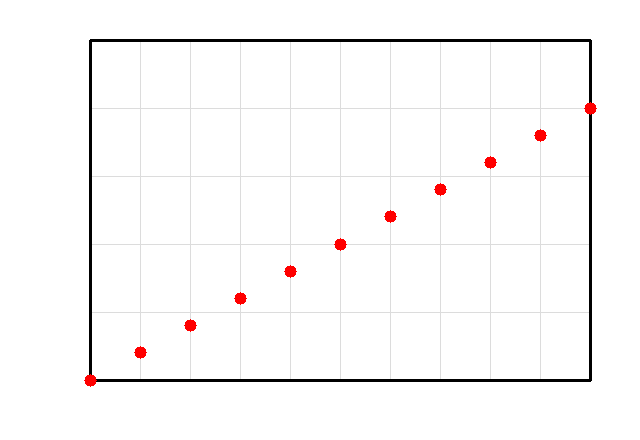
#> input picture app/figdatax_app/assets/sample/sample_scatter.png, 640 x 440 px
$ python -i core.py   (imports and definitions only)
#> lines starting #> are read from the running program, lines starting #| are printed output that depends on the picture; after the words box and inside, x2 and y2 are one past the last pixel; in counts of white or black regions, pixels touching at a corner belong together
"""FigDataX core utilities — image I/O, color helpers, and geometry detection.

This module depends ONLY on cv2 + numpy so it can be imported and used on any
Python that has OpenCV installed, without pulling in scipy or matplotlib.

Conventions used throughout FigDataX (the #1 source of mistakes):
  * OpenCV images are **BGR**, not RGB.
  * OpenCV HSV hue is in **[0, 179]** (degrees / 2), not [0, 360]. S, V are [0, 255].
  * Pixels are indexed ``img[y, x]`` (row first). Pixel y increases *downward*, so
    data-space y is inverted relative to pixel-space y.
  * ``cv2.imread`` returns ``None`` (does not raise) on a bad path — always checked.
"""

from __future__ import annotations

import importlib
import logging
import os
from typing import Optional, Tuple, Union

import cv2
import numpy as np

logger = logging.getLogger("figdatax")
# [2 lines not run here, left out]

ImageLike = Union[str, "os.PathLike[str]", np.ndarray]


# ───────────────────────────────────────────────────────────────────
#  Error hierarchy
# ───────────────────────────────────────────────────────────────────

class FigDataXError(Exception):
    """Base class for all FigDataX-raised errors."""


class InputError(FigDataXError):
    """Invalid image, path, or argument supplied by the caller."""


class CalibrationError(FigDataXError):
    """Axis calibration could not be fitted (bad points, log of <= 0, etc.)."""


class DetectionError(FigDataXError):
    """A detector could not find the requested structure in the image."""


# [11 lines left out: function _require, not called in this run]


# ───────────────────────────────────────────────────────────────────
#  Image loading / normalization
# ───────────────────────────────────────────────────────────────────

def _load_bgr(img_or_path: ImageLike) -> np.ndarray:
    """Load/normalize an image to a contiguous 8-bit **BGR** ndarray.

    Accepts a file path or an existing ndarray. Handles grayscale, RGBA/BGRA,
    and 16-bit inputs so downstream ``cv2.cvtColor(..., BGR2HSV)`` never crashes.

    Raises:
        InputError: path cannot be read, or the array has an unsupported shape.
    """
    if isinstance(img_or_path, np.ndarray):
        img = img_or_path
    else:
        path = os.fspath(img_or_path)
        img = cv2.imread(path, cv2.IMREAD_UNCHANGED)
#> img is the input picture: shape (440, 640, 3); mean B, G, R 248.8, 248.8, 249.9
        if img is None:
            raise InputError(f"Could not read image (path invalid or unsupported): {path}")

    if img.dtype != np.uint8:
        # 16-bit (or float) → scale to 8-bit.
        if np.issubdtype(img.dtype, np.integer):
            maxv = float(np.iinfo(img.dtype).max) or 255.0
            img = (img.astype(np.float64) / maxv * 255.0).round().astype(np.uint8)
        else:
            fmax = float(np.nanmax(img)) if img.size else 1.0
            scale = 255.0 / fmax if fmax > 0 else 255.0
            img = (np.nan_to_num(img) * scale).clip(0, 255).astype(np.uint8)

    if img.ndim == 2:  # grayscale
        return cv2.cvtColor(img, cv2.COLOR_GRAY2BGR)

    if img.ndim == 3:
        ch = img.shape[2]
#> ch = 3
        if ch == 3:
            return np.ascontiguousarray(img)
        if ch == 4:  # BGRA → composite over white, drop alpha
            bgr = img[:, :, :3].astype(np.float64)
            alpha = img[:, :, 3:4].astype(np.float64) / 255.0
            white = np.full_like(bgr, 255.0)
            comp = bgr * alpha + white * (1.0 - alpha)
            return np.ascontiguousarray(comp.round().astype(np.uint8))
        if ch == 1:
            return cv2.cvtColor(img[:, :, 0], cv2.COLOR_GRAY2BGR)

    raise InputError(f"Unsupported image shape {img.shape}; expected 2-D or 3-D (1/3/4 channels).")


# ───────────────────────────────────────────────────────────────────
#  Color helpers
# ───────────────────────────────────────────────────────────────────

# [51 lines left out: functions hsv_of_bgr, bgr_of_hsv, pick_color, _hsv_distance, not called in this run]


# ───────────────────────────────────────────────────────────────────
#  Plot-area / axis detection (Hough)
# ───────────────────────────────────────────────────────────────────

def _iter_hough_segments(lines):
    """Yield (x1, y1, x2, y2) from HoughLinesP output regardless of OpenCV version.

    OpenCV <5 returns shape ``(N, 1, 4)``; OpenCV >=5 returns ``(N, 4)``. Reshaping
    to ``(-1, 4)`` normalizes both. This is the fix for the crash on cv2 4.13/5.0.
    """
    if lines is None:
        return
    for x1, y1, x2, y2 in np.asarray(lines).reshape(-1, 4):
        yield int(x1), int(y1), int(x2), int(y2)


# [70 lines left out: functions _cluster_lines, auto_detect_plot_area, detect_axes_hough, not called in this run]


# ───────────────────────────────────────────────────────────────────
#  Grid removal
# ───────────────────────────────────────────────────────────────────

def remove_grid(img_or_path: ImageLike, method: str = "adaptive",
                grid_color_hsv: Optional[Tuple[int, int, int]] = None) -> np.ndarray:
    """Remove grid lines to improve color-based detection.

    Methods:
        ``"hough"``   detect straight grid lines and inpaint them.
        ``"color"``   inpaint thin runs matching ``grid_color_hsv``.
        ``"adaptive"`` Hough first, then color (if a color is given).

    Returns a cleaned BGR image (input is never mutated).
    """
    img = _load_bgr(img_or_path)
    result = img.copy()

    if method in ("hough", "adaptive"):
        gray = cv2.cvtColor(img, cv2.COLOR_BGR2GRAY)
        edges = cv2.Canny(gray, 30, 100, apertureSize=3)
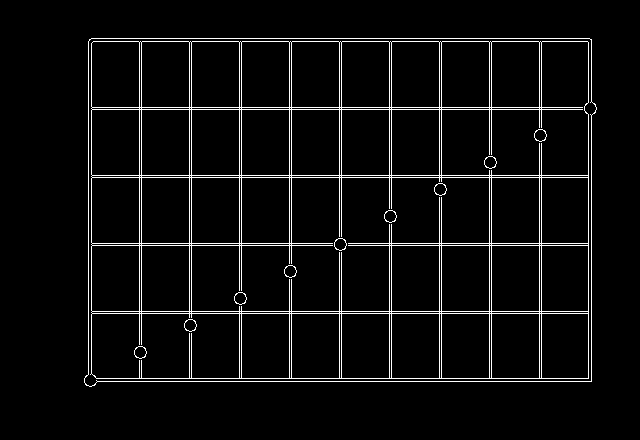
#> edges: shape (440, 640); 4.7% white in thin lines or dots, all inside (x1, y1, x2, y2) = (84, 38, 597, 387)
        lines = cv2.HoughLinesP(edges, 1, np.pi / 180, threshold=60,
                                minLineLength=50, maxLineGap=5)
#> lines = 47 rows, first 6: [96, 378, 591, 378], [88, 175, 591, 175], [88, 41, 591, 41], [88, 107, 584, 107], [88, 313, 591, 313], [88, 243, 334, 243]
        mask = np.zeros(gray.shape, dtype=np.uint8)
        drew = False
        for x1, y1, x2, y2 in _iter_hough_segments(lines):
            angle = abs(np.degrees(np.arctan2(y2 - y1, x2 - x1)))
            if angle < 3 or angle > 177 or (87 < angle < 93):
                cv2.line(mask, (x1, y1), (x2, y2), 255, 2)
                drew = True
#> this loop made 47 passes
#> (x1, y1, x2, y2, angle) on passes 1 to 12: (96, 378, 591, 378, 0), (88, 175, 591, 175, 0), (88, 41, 591, 41, 0), (88, 107, 584, 107, 0), (88, 313, 591, 313, 0), (88, 243, 334, 243, 0), (88, 311, 591, 311, 0), (97, 381, 591, 381, 0), (88, 109, 584, 109, 0), (91, 38, 589, 38, 0), (88, 245, 334, 245, 0), (88, 177, 591, 177, 0)
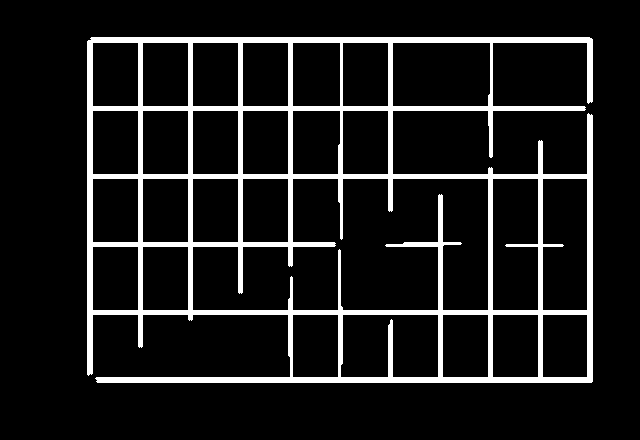
#> mask: shape (440, 640); 10.6% white; 1 white region, box (x1, y1, x2, y2) and area: (87, 37, 593, 383) 29937
        if drew:
            result = cv2.inpaint(result, mask, 3, cv2.INPAINT_TELEA)
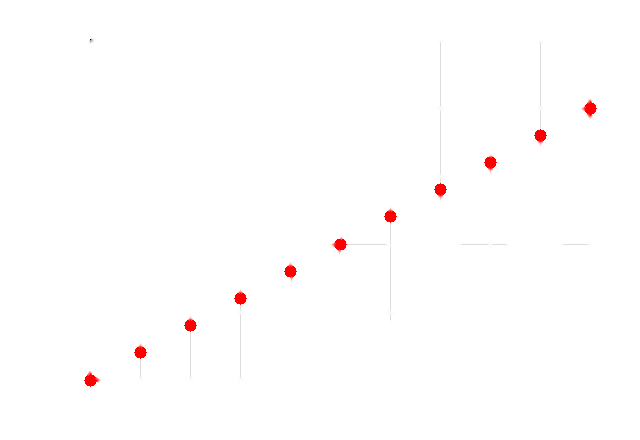
#> result: shape (440, 640, 3); mean B, G, R 253.7, 253.7, 254.9
        elif method == "hough":
            return result

    if method in ("color", "adaptive") and grid_color_hsv is not None:
        hsv = cv2.cvtColor(result, cv2.COLOR_BGR2HSV)
        h, s, v = grid_color_hsv
        lower = np.array([max(0, h - 10), 0, max(0, v - 30)])
        upper = np.array([min(179, h + 10), 60, min(255, v + 30)])
        grid_mask = cv2.inRange(hsv, lower, upper)
        kernel = np.ones((3, 3), np.uint8)
        thick = cv2.dilate(grid_mask, kernel, iterations=2)
        thin_lines = cv2.bitwise_and(
            grid_mask, cv2.bitwise_not(cv2.erode(thick, kernel, iterations=2)))
        result = cv2.inpaint(result, thin_lines, 3, cv2.INPAINT_TELEA)

    return result


# ───────────────────────────────────────────────────────────────────
#  Grid overlay for manual reading
# ───────────────────────────────────────────────────────────────────

# [251 lines left out: functions generate_grid_overlay, _detect_ticks_one_axis, detect_ticks, draw_geometry_overlay, _find_splits, split_panels, not called in this run]

>>> result = remove_grid('../../app/figdatax_app/assets/sample/sample_scatter.png')
